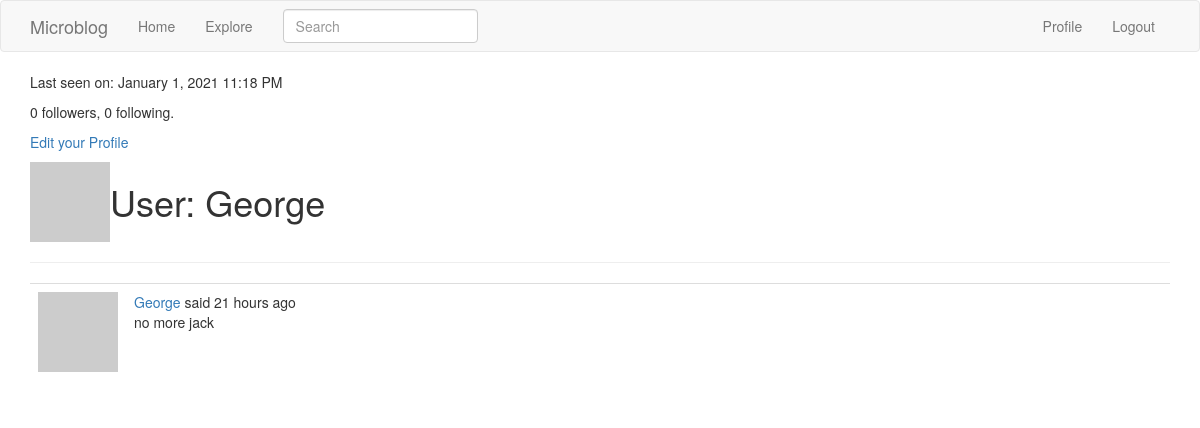
Before: /user/George (signed in) with the older database file.
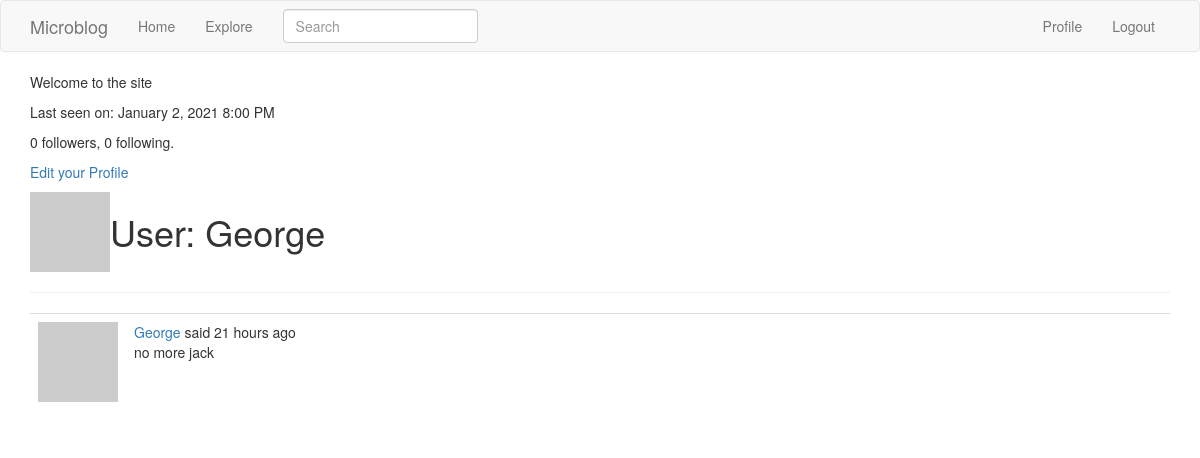
After: the same page with the newer database file.
### app/models.py (models this page shows, shortened)
class User(UserMixin, db.Model):
    id = db.Column(db.Integer, primary_key=True)
    username = db.Column(db.String(64), index=True, unique=True)
    email = db.Column(db.String(120), index=True, unique=True)
    password_hash = db.Column(db.String(128))
    posts = db.relationship('Post', backref='author', lazy='dynamic')
    about_me = db.Column(db.String(140))
    last_seen = db.Column(db.DateTime, default=datetime.utcnow())
    followed = db.relationship('User', secondary=followers,
    primaryjoin=(followers.c.follower_id == id),
    secondaryjoin=(followers.c.followed_id == id),
    backref=db.backref('followers', lazy='dynamic'), lazy='dynamic')
    def avatar(self,size):
        digest = md5(self.email.lower().encode('utf-8')).hexdigest()
        return 'https:www.gravatar.com/avatar/{}?d=identicon&s={}'.format(digest, size)

class SearchableMixin(object):
    @classmethod
    def before_commit(cls, session):
        session._changes = {
        'add': list(session.new),
        'update': list(session.dirty),
        'delete': list(session.deleted)
        }
    @classmethod
    def after_commit(cls, session):
        for obj in session._changes['add']:
            if isinstance(obj, SearchableMixin):
                add_to_index(obj.__tablename__, obj)
        for obj in session._changes['update']:
            if isinstance(obj, SearchableMixin):
                add_to_index(obj.__tablename__, obj)
        for obj in session._changes['delete']:
            if isinstance(obj, SearchableMixin):
                remove_from_index(obj.__tablename__, obj)
        session._changes = None

class Post(SearchableMixin, db.Model):
    id = db.Column(db.Integer, primary_key=True)
    body = db.Column(db.String(140))
    timestamp = db.Column(db.DateTime, index=True, default=datetime.utcnow())
    user_id = db.Column(db.Integer, db.ForeignKey('user.id')) #they are connected by this
    language = db.Column(db.String(5))
    __searchable__ = ['body']

### app/main/routes.py (the view)
@bp.route('/user/<username>')
@login_required
def user(username):
    user = User.query.filter_by(username=username).first_or_404() #if none 404
    page = request.args.get('page',1,type=int)
    posts = user.posts.order_by(Post.timestamp.desc()).paginate(page,
    current_app.config['POSTS_PER_PAGE'], False)
    next_url= url_for('main.user', username = user.username, page=posts.next_num) if posts.has_next else None
    prev_url= url_for('main.user', username = user.username, page=posts.prev_num) if posts.has_prev else None
    form = EmptyForm()
    return render_template('user.html', user=user, posts=posts.items,
    next_url=next_url, prev_url=prev_url, form=form)

### app/main/forms.py
class SearchForm(FlaskForm):
    q = StringField('Search', validators=[DataRequired()])
    def __init__(self, *args, **kwargs):
        if 'formdata' not in kwargs:
            kwargs['formdata'] = request.args
        if 'csrf_enabled' not in kwargs:
            kwargs['csrf_enabled'] = False
        super(SearchForm,self).__init__(*args, **kwargs)

class EmptyForm(FlaskForm):
    submit = SubmitField("Submit")

### app/main/routes.py (called while the page is built)
@bp.before_app_request
def before_app_request():
    if current_user.is_authenticated:
        current_user.last_seen = datetime.utcnow()
        db.session.commit()
        g.search_form = SearchForm()
    g.locale = str(get_locale())

@bp.before_request
def before_request():
    if current_user.is_authenticated:
        current_user.last_seen = datetime.utcnow()
        db.session.commit()
    g.locale = 'en' #str(get_locale()) not working

### app/models.py (called while the page is built)
@login.user_loader
def load_user(id):
    return User.query.get(int(id))

### app/templates/user.html (shortened to what this page needs)
{% extends "base.html" %}
{% block app_content %}
  <table>
    <tr valign="top">
      <td><img src="{{user.avatar(128)}}"></td>
      <td><h1>User: {{user.username}}</h1></td>
      {% if user.about_me %}<p>{{ user.about_me }}</p>{% endif %}
      {% if user.last_seen %}<p>Last seen on: {{ moment(user.last_seen).format("LLL") }}</p>{% endif %}
      <p> {{ user.followers.count() }} followers, {{ user.followed.count() }}
        following.</p>
      {% if user == current_user %}
        <p><a href="{{ url_for('main.edit_profile')}}">Edit your Profile</a></p>
      {%endif%}
    </tr>
  </table>
  <hr>
  {% for post in posts %}
    {% include '_post.html'%}
  {% endfor %}
{% endblock %}

### app/templates/base.html (shortened to what this page needs)
{% extends 'bootstrap/base.html' %}
{% block navbar %}
  <nav class="navbar navbar-default">
    <div class="container">
            <div class="navbar-header">
                <a class="navbar-brand" href="{{ url_for('main.index') }}">Microblog</a>
            </div>
            <div class="collapse navbar-collapse" id="bs-example-navbar-collapse-1">
                <ul class="nav navbar-nav">
                    <li><a href="{{ url_for('main.index') }}">Home</a></li>
                    <li><a href="{{ url_for('main.explore') }}">Explore</a></li>
                </ul>
                {% if g.search_form %}
                <form class="navbar-form navbar-left" method="get" action="{{url_for('main.search')}}">
                  <div class="form-group">
                    {{ g.search_form.q(size=20, class='form-control', placeholder=g.search_form.q.label.text) }}
                  </div>
                </form>
                {%endif%}
                <ul class="nav navbar-nav navbar-right">
                    {% if current_user.is_anonymous %}
                    <li><a href="{{ url_for('auth.login') }}">Login</a></li>
                    {% else %}
                    <li><a href="{{ url_for('main.user', username=current_user.username) }}">Profile</a></li>
                    <li><a href="{{ url_for('auth.logout') }}">Logout</a></li>
                    {% endif %}
                </ul>
            </div>
        </div>
    </nav>
{% endblock %}
{%block content%}
  <div class="container">
    {% block app_content %}{%endblock%}
  </div>
{%endblock%}

### app/templates/_post.html (shortened to what this page needs)
<table class="table table-hover">
    <tr>
        <td width="70px">
            <a href="{{ url_for('main.user', username=post.author.username) }}">
                <img src="{{ post.author.avatar(70) }}" />
            </a>
        </td>
        <td>
            {{ _('%(username)s said %(when)s',
                username=user_link, when=moment(post.timestamp).fromNow()) }}
            <br>
            <span id="post{{ post.id }}">{{ post.body }}</span>
        </td>
    </tr>
</table>

Changed rows visible on the page:
changed User "George": about_me (not shown) → "Welcome to the site"; last_seen "January 1, 2021 11:18 PM" → "January 2, 2021 8:00 PM"
